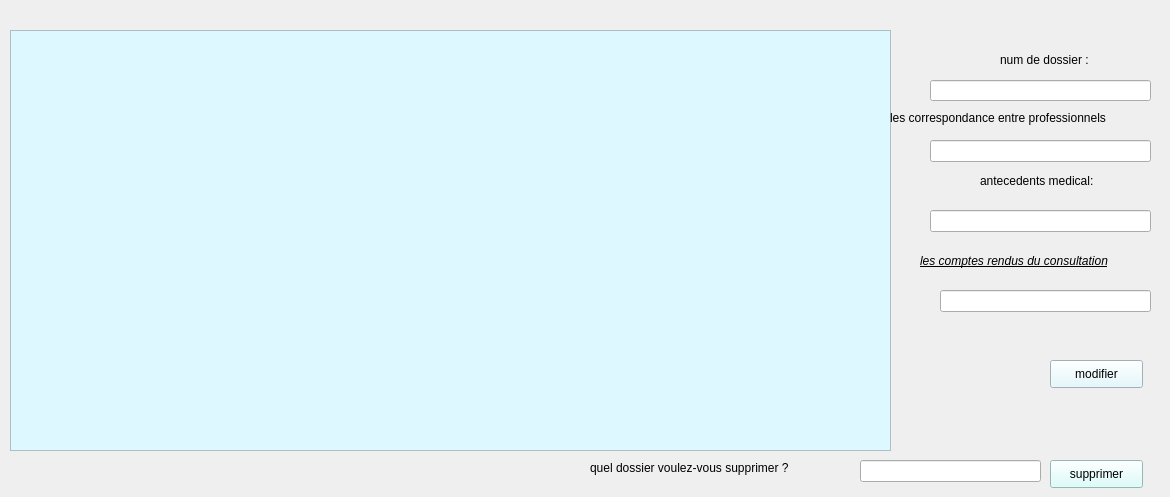
     <widget class="QWidget" name="AFFICHER_2">
      <attribute name="title">
       <string>AFFICHER</string>
      </attribute>
      <widget class="QTableView" name="table_dossier">
       <property name="geometry">
        <rect>
         <x>10</x>
         <y>30</y>
         <width>881</width>
         <height>421</height>
        </rect>
       </property>
       <property name="styleSheet">
        <string notr="true">background-color: rgb(222, 248, 255);</string>
       </property>
      </widget>
      <widget class="QLineEdit" name="linecor_4">
       <property name="geometry">
        <rect>
         <x>930</x>
         <y>140</y>
         <width>221</width>
         <height>22</height>
        </rect>
       </property>
      </widget>
      <widget class="QLabel" name="label_117">
       <property name="geometry">
        <rect>
         <x>1000</x>
         <y>50</y>
         <width>151</width>
         <height>20</height>
        </rect>
       </property>
       <property name="text">
        <string>num de dossier :</string>
       </property>
      </widget>
      <widget class="QLineEdit" name="linenum_4">
       <property name="geometry">
        <rect>
         <x>930</x>
         <y>80</y>
         <width>221</width>
         <height>21</height>
        </rect>
       </property>
      </widget>
      <widget class="QLabel" name="label_118">
       <property name="geometry">
        <rect>
         <x>980</x>
         <y>170</y>
         <width>151</width>
         <height>21</height>
        </rect>
       </property>
       <property name="text">
        <string>antecedents medical:</string>
       </property>
      </widget>
      <widget class="QLabel" name="label_119">
       <property name="geometry">
        <rect>
         <x>920</x>
         <y>240</y>
         <width>231</width>
         <height>41</height>
        </rect>
       </property>
       <property name="font">
        <font>
         <family>Arial</family>
         <pointsize>9</pointsize>
         <weight>50</weight>
         <italic>true</italic>
         <bold>false</bold>
         <underline>true</underline>
        </font>
       </property>
       <property name="text">
        <string>les comptes rendus du consultation</string>
       </property>
      </widget>
      <widget class="QLineEdit" name="linecomptes_4">
       <property name="geometry">
        <rect>
         <x>940</x>
         <y>290</y>
         <width>211</width>
         <height>22</height>
        </rect>
       </property>
      </widget>
      <widget class="QLabel" name="label_134">
       <property name="geometry">
        <rect>
         <x>890</x>
         <y>110</y>
         <width>271</width>
         <height>16</height>
        </rect>
       </property>
       <property name="text">
        <string>les correspondance entre professionnels </string>
       </property>
      </widget>
      <widget class="QLineEdit" name="lineantec_4">
       <property name="geometry">
        <rect>
         <x>930</x>
         <y>210</y>
         <width>221</width>
         <height>22</height>
        </rect>
       </property>
      </widget>
      <widget class="QPushButton" name="pushButton_mod_4">
       <property name="geometry">
        <rect>
         <x>1050</x>
         <y>360</y>
         <width>93</width>
         <height>28</height>
        </rect>
       </property>
       <property name="styleSheet">
        <string notr="true">background-color: rgb(222, 248, 255);</string>
       </property>
       <property name="text">
        <string>modifier</string>
       </property>
      </widget>
      <widget class="QLineEdit" name="lineEdit_supp_3">
       <property name="geometry">
        <rect>
         <x>860</x>
         <y>460</y>
         <width>181</width>
         <height>22</height>
        </rect>
       </property>
      </widget>
      <widget class="QPushButton" name="pushButton_supprimer_2">
       <property name="geometry">
        <rect>
         <x>1050</x>
         <y>460</y>
         <width>93</width>
         <height>28</height>
        </rect>
       </property>
       <property name="styleSheet">
        <string notr="true">background-color: rgb(210, 255, 252);</string>
       </property>
       <property name="text">
        <string>supprimer</string>
       </property>
      </widget>
      <widget class="QLabel" name="label_120">
       <property name="geometry">
        <rect>
         <x>590</x>
         <y>460</y>
         <width>251</width>
         <height>16</height>
        </rect>
       </property>
       <property name="text">
        <string>quel dossier voulez-vous supprimer ?</string>
       </property>
      </widget>
      <widget class="QLabel" name="label_121">
       <property name="geometry">
        <rect>
         <x>830</x>
         <y>400</y>
         <width>61</width>
         <height>51</height>
        </rect>
       </property>
       <property name="text">
        <string/>
       </property>
       <property name="pixmap">
        <pixmap>:/Downloads/dos.png</pixmap>
       </property>
       <property name="scaledContents">
        <bool>true</bool>
       </property>
      </widget>
     </widget>
